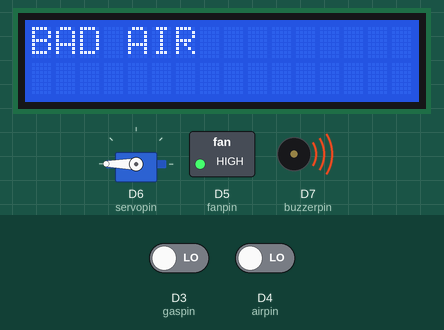
Recording of a sketch running on a simulated ESP8266 (NodeMCU). On the bench: 16×2 character LCD, servo, switched loads named in the sketch (green lamp = pin HIGH), buzzer (waves = sounding, pin HIGH). The test bench sets the inputs (shaded band); at power-on: D3 (gaspin) LOW, D4 (airpin) LOW. WiFi joins after 1.5 s; servers stay silent unless stated; uploads are accepted with an empty reply; what the sketch prints to the serial monitor is not drawn.

Above: at 8.8 s.
8.9 s: D3 (gaspin) driven HIGH
At 12.3 s:
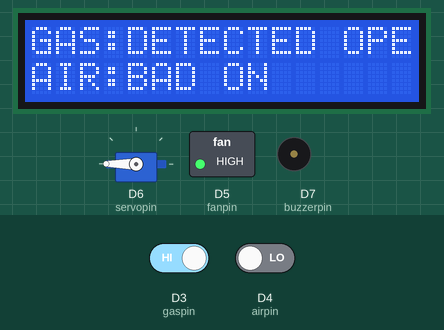
21.1 s: D4 (airpin) driven HIGH
At 30.4 s:
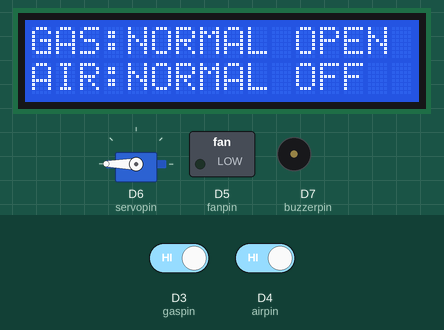
30.8 s: D3 (gaspin) driven LOW
At 38.4 s:
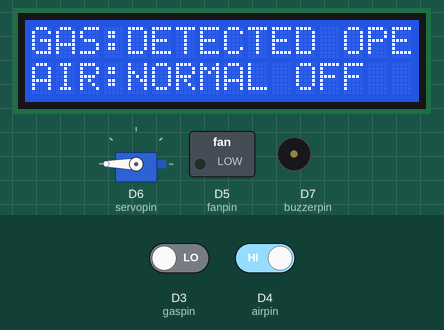
39.5 s: D4 (airpin) driven LOW
At 50.3 s:
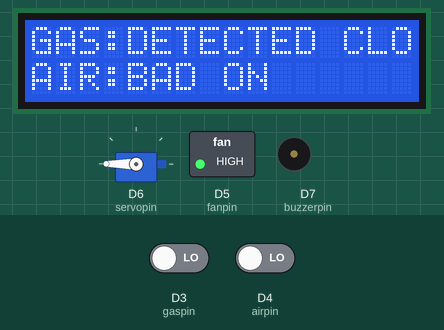
51.2 s: D3 (gaspin) driven HIGH
At 59.3 s:
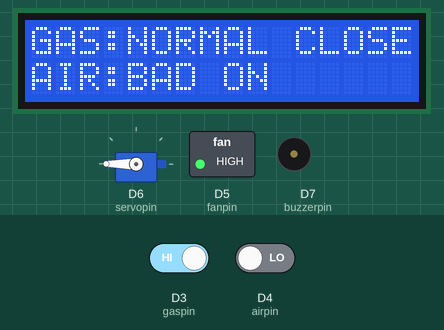
59.9 s: D4 (airpin) driven HIGH
At 67.9 s:
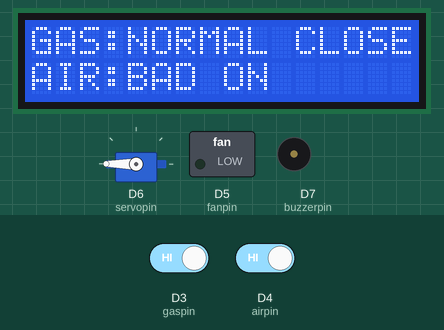
Timing chart, 0 to 69.4 s (numbered marks = the images above; inputs shaded):
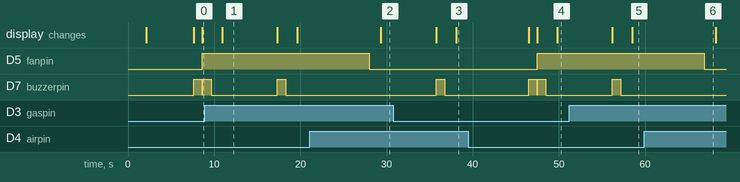

The sketch:

Smart_Gas_Safety.ino
```cpp
#include <LiquidCrystal_I2C.h>
LiquidCrystal_I2C lcd(0x27,16,2);  // set the LCD address to 0x27 for a 16 chars and 2 line display

#include <SimpleTimer.h>
SimpleTimer alterscantimer;

#include <ESP8266WiFi.h>           // Use this for WiFi instead of Ethernet.h
#include <ESP8266HTTPClient.h>

char ssid[] = "project";         // your SSID
char pass[] = "project1234";     // your SSID Password

const char* host = "http://microembeddedtech.com/appinventor";
String get_host = "http://microembeddedtech.com/appinventor";

WiFiServer server(80);  // open port 80 for server connection
String tablename="msrgasair";


int gaspin = D3;
int airpin= D4;

int fanpin=D5;
int servopin = D6;
int buzzerpin=D7;

int gasval;
int airval;
String rgasvalue;
String rairvalue;
String gasservostatus;
String fanstatus;

int operationmode = 0; // 0- AUTO MODE, 1 - MANUAL MODE
int gasbitvalue=0;

String keyone="mode";
String keytwo="gasbit";

String l1value;
String l2value;

int servostatus=0;


#include <Servo.h>

Servo servo;

void setup() {
  Serial.begin(9600);


  pinMode(fanpin, OUTPUT);
  pinMode(buzzerpin, OUTPUT);
  pinMode(gaspin, INPUT);
  pinMode(airpin, INPUT);

  lcd.begin();                      // initialize the lcd

  lcd.backlight();
  lcd.clear();
  lcd.setCursor(0,0);
  lcd.print("  WELCOME TO ");
  lcd.setCursor(0,1);
  lcd.print(" PROJECT ");
  delay(2000);
  lcd.clear();
  lcd.setCursor(0,0);
  lcd.print("Connecting Wifi..");

  alterscantimer.setInterval(5000, sensormon);
  // Begin WiFi section
  Serial.printf("\nConnecting to %s", ssid);
  WiFi.begin(ssid, pass);
  while (WiFi.status() != WL_CONNECTED) {
    delay(500);
    Serial.print(".");
  }

  // print out info about the connection:
  Serial.println("\nConnected to network");
  Serial.print("My IP address is: ");
  Serial.println(WiFi.localIP());
  //starting the server
  server.begin();
  delay(2000);
  servoopen();

}

void loop() {
 alterscantimer.run();

}

void sensormon() {


  gasval = digitalRead(gaspin);
  if (gasval==1){
    rgasvalue="NORMAL";
  }
  else{
    rgasvalue="DETECTED";
     lcd.clear();
     lcd.print("GAS DETECTED");
     buzzering();
  }
  Serial.print(F("GAS : ")); Serial.print(gasval); Serial.print("----");; Serial.println(rgasvalue);

   airval = digitalRead(airpin);
  if (airval==1){
    rairvalue="NORMAL";
    fanturnoff();
  }
  else{
    rairvalue="BAD";
    fanturnon();
    lcd.clear();
    lcd.print("BAD AIR");
    buzzering();
  }
  Serial.print(F("AIR : ")); Serial.print(airval); Serial.print("----");; Serial.println(rairvalue);

  userupdate_status(tablename,rgasvalue,rairvalue);
   lcd.clear();
  lcd.setCursor(0,0);
  lcd.print("GAS:");
  lcd.print(rgasvalue);
   lcd.print(" ");
  lcd.print(gasservostatus);
  lcd.setCursor(0,1);
  lcd.print("AIR:");
  lcd.print(rairvalue);
  lcd.print(" ");
  lcd.print(fanstatus);
  delay(1000);
  getloadsdata();
}

void fanturnon() {
  fanstatus="ON";
 digitalWrite(fanpin, 1);
}
void fanturnoff() {
    fanstatus="OFF";
 digitalWrite(fanpin, 0);
}

void buzzering(){
digitalWrite(buzzerpin, 1);
delay(1000);
digitalWrite(buzzerpin, 0);
}

void servoopen(){
  gasservostatus="OPEN";
 servo.attach(servopin);
 delay(1000);
servo.write(180);
delay(1000);
servo.detach();
}

void servoclose(){
 gasservostatus="CLOSE";
servo.attach(servopin);
delay(1000);
servo.write(180);
 delay(1000);
servo.detach();
}


void get_device_status(String table_name, String require_text) {

  WiFiClient client = server.available();

  HTTPClient http;
  String url = get_host+"/smartdripdinget.php?table_name="+table_name+"&task_key="+require_text;

  //Serial.println(url);

  http.begin(client,url);

  //GET method
  int httpCode = http.GET();
  String payload = http.getString();
  payload.trim();
  //Serial.print("PAYLOAD:");Serial.println(payload);

  if(require_text==keyone){
    l1value=payload;
    operationmode=l1value.toInt();
    Serial.print("MODE VALUE:");Serial.println(l1value);
  }
  else if(require_text==keytwo){
    l2value=payload;
    gasbitvalue=l2value.toInt();
    Serial.print("GAS BIT VALUE:");Serial.println(l2value);
  }


  http.end();


  delay(1000);
  checkstatus();
  delay(1000);
}

void checkstatus(){
if (operationmode == 1) {

  if (gasbitvalue == 1) {
        if (servostatus == 0) {
          Serial.println("*** MANUAL TURN ON ********");
          servoopen();
          servostatus = 1;
        }
    }
    else if (gasbitvalue == 0) {

        if (servostatus == 1) {
          Serial.println("*** MANUAL TURN OFF ********");
          servoclose();
          servostatus = 0;
        }
      }


    }
else

    {
       if(gasval==0){
         if (servostatus == 1 ) {
          Serial.println("****AUTO TURN OFF *******");
          servoclose();
          servostatus = 0;
        }
       }
       else{
         if (servostatus == 0) {
          Serial.println("*** AUTO TURN ON ********");
          servoopen();
          servostatus = 1;
        }
       }
    }

/***********************/


}

void getloadsdata(){
  get_device_status("msrgasair", keyone);
  delay(1000);
  get_device_status("msrgasair", keytwo);
}


void userupdate_status(String table_name, String ugas,String uair) {
//http://microembeddedtech.com/appinventor/cloningattackupdate.php?table_name=arduinoencryption&updatebit=t2bit&bitval=1
  WiFiClient client = server.available();
 String Ss1= '"'+ugas+'"';
  String Ss2='"'+uair+'"';


  HTTPClient http;
  String url = get_host+"/msrairgas.php?table_name="+table_name+"&gasval="+Ss1+"&airval="+Ss2;

  Serial.println(url);

  http.begin(client,url);

  //GET method
  int httpCode = http.GET();
  String payload = http.getString();
  Serial.println(payload);
  http.end();
  delay(1000);
}
```

Measured:
- after the input at 8.9 s, D7 (buzzerpin): goes on until 18.3 s, then stays LOW
- after the input at 21.1 s, D5 (fanpin): HIGH → LOW after 6.9 s; D7 (buzzerpin): stays LOW (without the input it goes to HIGH after 6.9 s); the display: changes after 8.2 s (image 2)
- after the input at 30.8 s, D7 (buzzerpin): LOW → HIGH after 5.0 s, → LOW 1.0 s later; the display: first changes after 5.0 s (image 3 shows a later state)
- after the input at 39.5 s, D5 (fanpin): LOW → HIGH after 8.0 s; the display: first differs from a run without the input after 8.0 s (image 4 shows a later state)
- after the input at 51.2 s, D7 (buzzerpin): goes on until 57.2 s, then stays LOW
- after the input at 59.9 s, D5 (fanpin): HIGH → LOW after 7.0 s; D7 (buzzerpin): stays LOW (without the input it goes to HIGH after 7.0 s)
- what the display in image 1 shows lasts 6.4 s, from 10.9 s to 17.3 s
